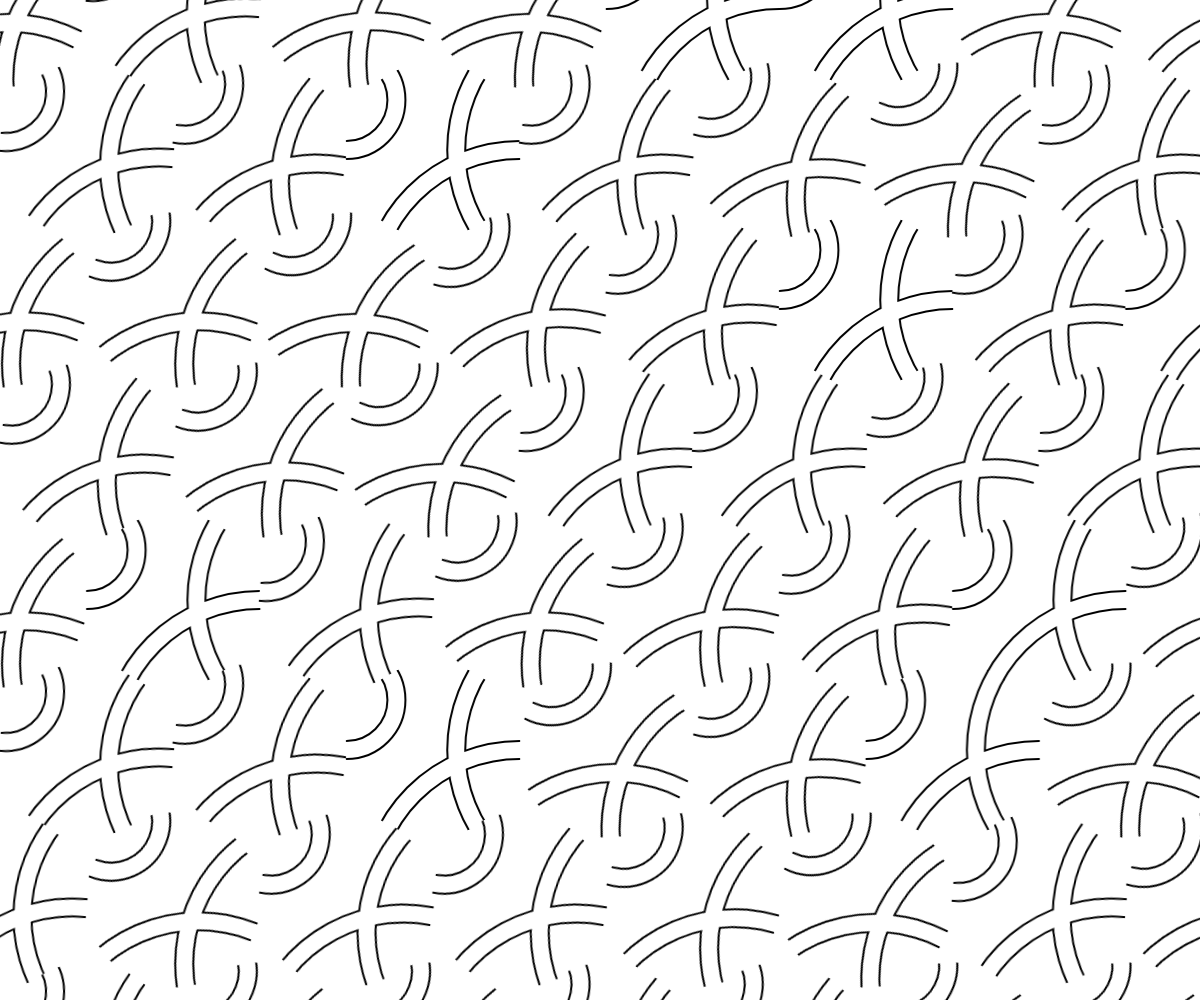
Frame 1 (no input)
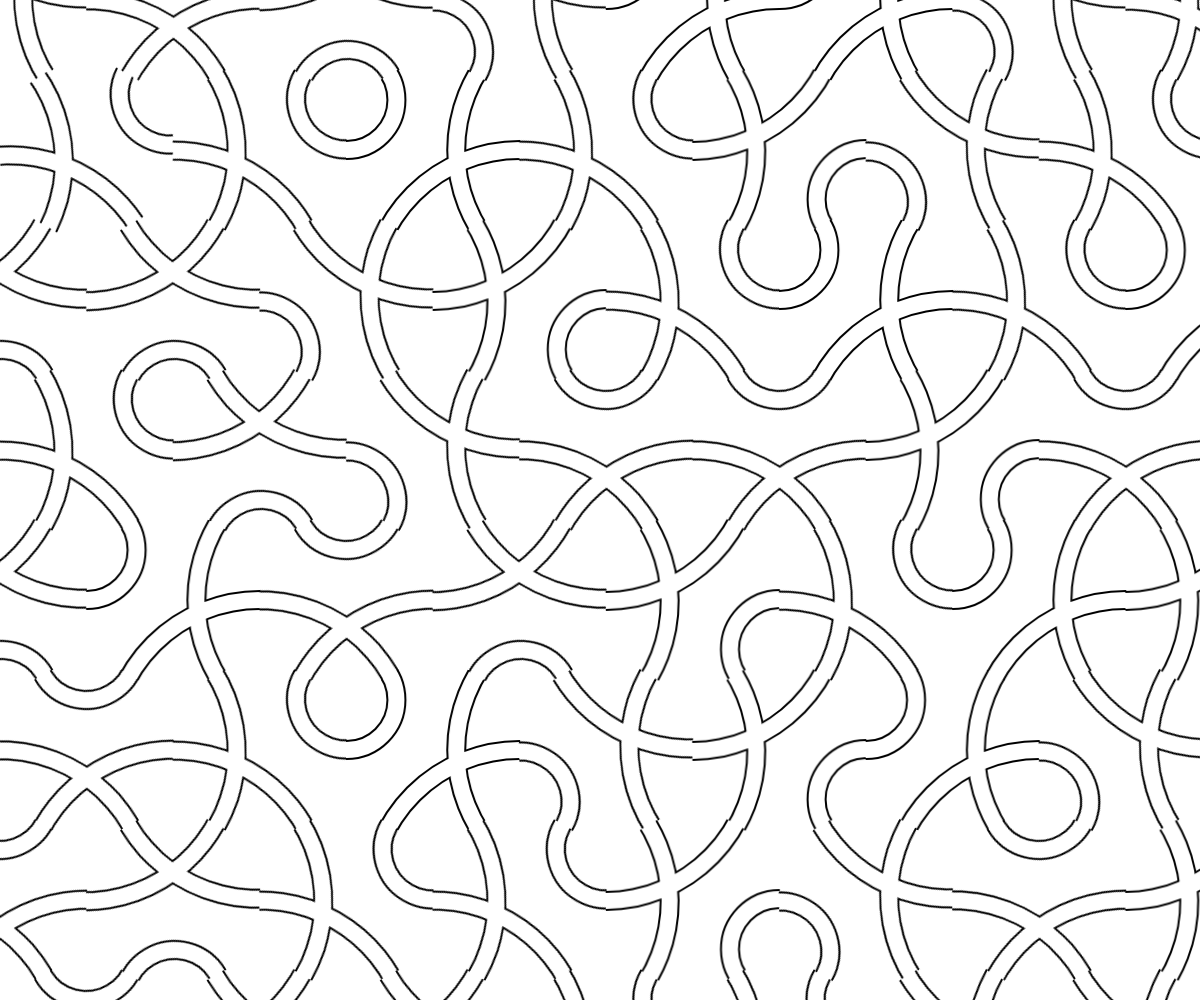
Frame 60 (no input)
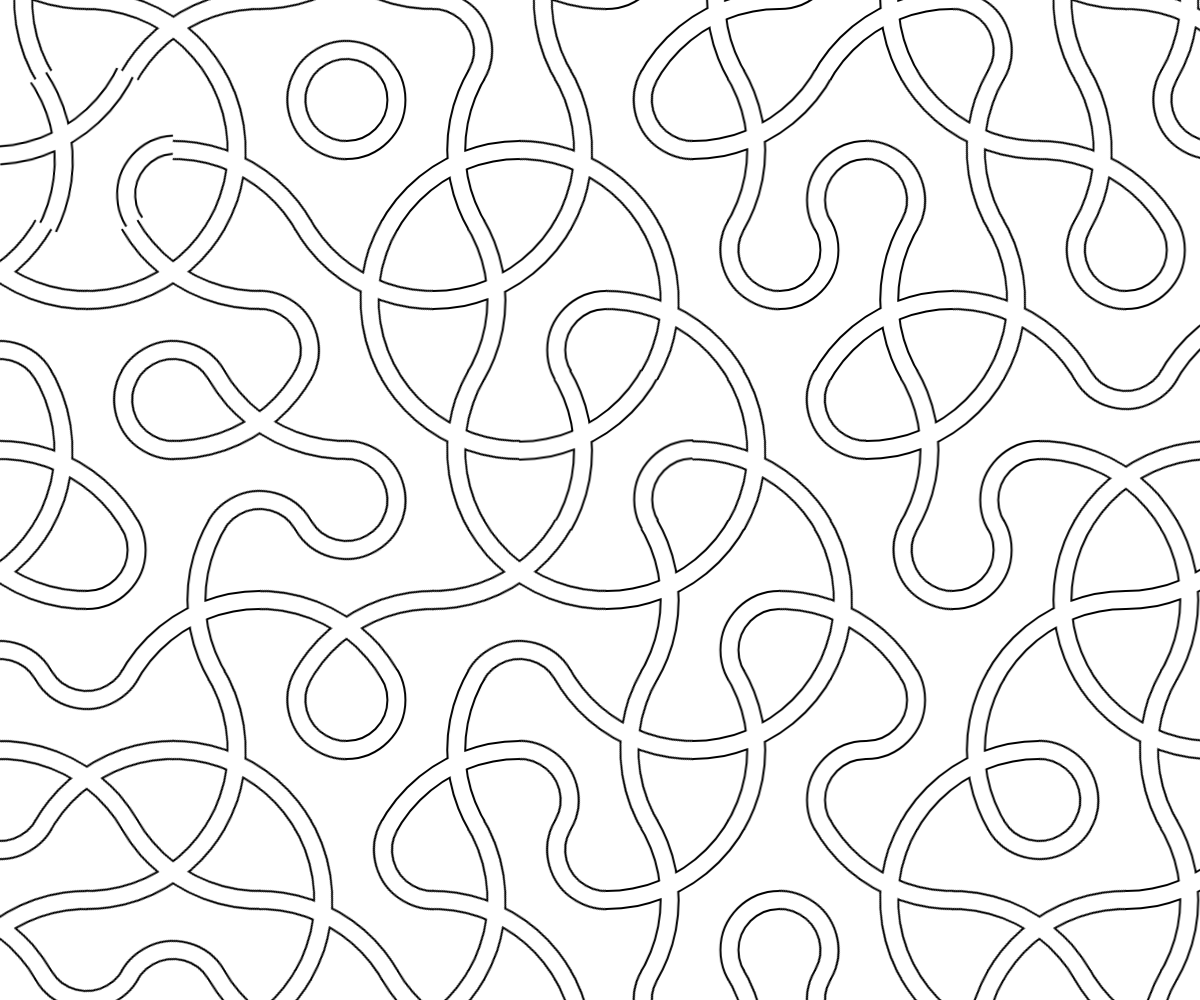
Frame 120 (the mouse pressed at the canvas centre since frame 60)

The p5.js sketch that drew these frames (run headless with seeded random() and noise() and a simulated clock; from frame 60 on, the mouse is pressed at the canvas centre):

// p5.js sketch
// ── sketch.js
const tamanho = 100//tamanho do padrão
const altitude = Math.sqrt(3)/2 * tamanho//tamanho da diagonal do hexagodno
var hexagonos, padrao, rotacoes
var indiceAlterado = -1

function setup() {
	createCanvas(windowWidth, windowHeight)
	
	//cria a máscra do padrão hexagonal
	var mascara = createGraphics(tamanho*2, tamanho*2)
	mascara.beginShape()
	for(var a = 0; a < TWO_PI; a+=TWO_PI/6){
		var x = sin(a) * tamanho + tamanho
		var y = cos(a) * tamanho + tamanho
		mascara.vertex(x, y)
	}
	mascara.endShape()
	
	//desenha as linhas internas
	var linhas = createGraphics(tamanho*2, tamanho*2)

	//linha de fundo
	linhas.noFill()
	linhas.strokeWeight(20)
	linhas.ellipse(tamanho - altitude, tamanho - tamanho / 2, tamanho, tamanho)
	linhas.ellipse(tamanho + altitude * 2, tamanho, tamanho * 3, tamanho * 3)
	linhas.ellipse(tamanho + altitude, tamanho + tamanho * 1.5, tamanho * 3, tamanho * 3)

	//linha sobreposta
	linhas.strokeWeight(16)
	linhas.stroke(255)
	linhas.ellipse(tamanho - altitude, tamanho - tamanho / 2, tamanho, tamanho)
	linhas.ellipse(tamanho + altitude * 2, tamanho, tamanho * 3, tamanho * 3)
	linhas.ellipse(tamanho + altitude, tamanho + tamanho * 1.5, tamanho * 3, tamanho * 3)
	
	//combina as linhas com a máscara
	padrao = createGraphics(tamanho*2, tamanho*2)
	padrao.image(mascara, 0, 0)
	padrao.drawingContext.globalCompositeOperation="source-in"
	padrao.image(linhas, 0, 0)
	
	//cria os hexagonos em suas posições e rotações
	rotacoes = []
	hexagonos = []
	for(var x = - tamanho; x < width; x += altitude * 2){
		var contaLinha = 0
		for(var y = - tamanho; y < height; y += tamanho * 1.5){
			hexagonos.push({
				x: x + (contaLinha%2==0 ? 0 : altitude),
				y: y,
				rotacao: 0
			})
			rotacoes.push(TWO_PI / 6 * floor(random(6)))
			contaLinha++
		}
	}
}

function draw() {
	background(255)

	//desenha cada hexagono
	hexagonos.forEach((hexagono, indice) => {
		//faz uma transição suave entre a rotação anterior e a nova rotação
		hexagono.rotacao += (rotacoes[indice] - hexagono.rotacao) * 0.09 
		push()
			translate(hexagono.x + tamanho, hexagono.y + tamanho)
			rotate(hexagono.rotacao)
			translate(- (hexagono.x + tamanho), - (hexagono.y + tamanho))
			image(padrao, hexagono.x, hexagono.y)
		pop()
	})

	if(frameCount % 30 == 0){
		rotacoes[floor(random(rotacoes.length))] += TWO_PI/6
	}
}

function encontraMaisProximo(){
	var encontrado = 0
	var menorDistancia = 9999
	hexagonos.forEach((hexagono, indice) => {
		var d = dist(mouseX, mouseY, hexagono.x + tamanho, hexagono.y + tamanho)
		if(d < menorDistancia) {
			menorDistancia = d
			encontrado = indice
		}
	})
	return encontrado
}

function mousePressed() {
	indiceAlterado = encontraMaisProximo()
	rotacoes[indiceAlterado] += TWO_PI/6
}

function mouseMoved() {
	var maisProximo = encontraMaisProximo()
	if(indiceAlterado != maisProximo){
		indiceAlterado = maisProximo
		rotacoes[indiceAlterado] += TWO_PI/6
	}
}
